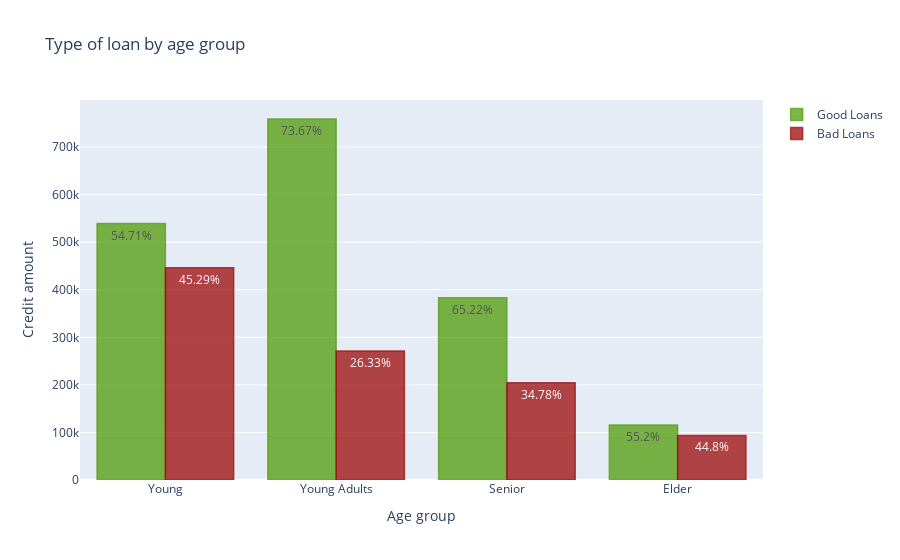

Notebook code cell kept with this figure:
### Code cell
# Lets find loans by age group and by the level of risk and plot them in a bar chart.

# Age Groups
young_good = df['Credit_amount'].loc[(df['Age_Group'] == 'Young') & (df['Risk'] == 'good')].sum()
young_bad = df['Credit_amount'].loc[(df['Age_Group'] == 'Young') & (df['Risk'] == 'bad')].sum()
young_adult_good = df['Credit_amount'].loc[(df['Age_Group'] == 'Young Adults') & (df['Risk'] == 'good')].sum()
young_adult_bad = df['Credit_amount'].loc[(df['Age_Group'] == 'Young Adults') & (df['Risk'] == 'bad')].sum()
senior_good = df['Credit_amount'].loc[(df['Age_Group'] == 'Senior') & (df['Risk'] == 'good')].sum()
senior_bad = df['Credit_amount'].loc[(df['Age_Group'] == 'Senior') & (df['Risk'] == 'bad')].sum()
elder_good = df['Credit_amount'].loc[(df['Age_Group'] == 'Elder') & (df['Risk'] == 'good')].sum()
elder_bad = df['Credit_amount'].loc[(df['Age_Group'] == 'Elder') & (df['Risk'] == 'bad')].sum()

# Percentages
young_good_p = young_good/(young_good + young_bad) * 100
young_bad_p = young_bad/(young_good + young_bad) * 100
young_adult_good_p = young_adult_good/(young_adult_good + young_adult_bad) * 100
young_adult_bad_p = young_adult_bad/(young_adult_good + young_adult_bad) * 100
senior_good_p = senior_good/(senior_good + senior_bad) * 100
senior_bad_p =  senior_bad/(senior_good + senior_bad) * 100
elder_good_p = elder_good/(elder_good + elder_bad) * 100
elder_bad_p = elder_bad/(elder_good + elder_bad) * 100

# Round Percentages
young_good_p = str(round(young_good_p, 2))
young_bad_p = str(round(young_bad_p, 2))
young_adult_good_p = str(round(young_adult_good_p, 2))
young_adult_bad_p = str(round(young_adult_bad_p, 2))
senior_good_p = str(round(senior_good_p, 2))
senior_bad_p = str(round(senior_bad_p, 2))
elder_good_p = str(round(elder_good_p, 2))
elder_bad_p = str(round(elder_bad_p, 2))

x = ["Young", "Young Adults", "Senior", "Elder"]

good_loans = go.Bar(
    x=x,
    y=[young_good, young_adult_good, senior_good, elder_good],
    name="Good Loans",
    text=[young_good_p + '%', young_adult_good_p + '%', senior_good_p + '%', elder_good_p + '%'],
    textposition = 'auto',
    marker=dict(
        color='rgba(76, 153, 0, 0.8)',
        line=dict(
            color='rgba(76, 153, 0, 0.8)',
            width=1.5),
        ),
    opacity=0.9
)

bad_loans =  go.Bar(
    x=x,
    y=[young_bad, young_adult_bad, senior_bad, elder_bad],
    name="Bad Loans",
    text=[young_bad_p + '%', young_adult_bad_p + '%', senior_bad_p + '%', elder_bad_p + '%'],
    textposition = 'auto',
    marker=dict(
        color='rgba(153, 0, 0, 0.8)',
        line=dict(
            color='rgba(153, 0, 0, 0.8)',
            width=1.5),
        ),
    opacity=0.9
)

data = [good_loans, bad_loans]

layout = dict(
    title="Type of loan by age group", 
    xaxis = dict(title="Age group"),
    yaxis= dict(title="Credit amount")
)

fig = dict(data=data, layout=layout)

iplot(fig, filename='grouped-bar-direct-labels')

### Figure 1 — Plotly figure (JSON) as saved in the notebook; plotly's stock layout.template omitted (floating-point values rounded to 4 significant figures)
{"data": [{"marker": {"color": "rgba(76, 153, 0, 0.8)", "line": {"color": "rgba(76, 153, 0, 0.8)", "width": 1.5}}, "name": "Good Loans", "opacity": 0.9, "text": ["54.71%", "73.67%", "65.22%", "55.2%"], "textposition": "auto", "type": "bar", "x": ["Young", "Young Adults", "Senior", "Elder"], "y": [539176, 759138, 383291, 115626]}, {"marker": {"color": "rgba(153, 0, 0, 0.8)", "line": {"color": "rgba(153, 0, 0, 0.8)", "width": 1.5}}, "name": "Bad Loans", "opacity": 0.9, "text": ["45.29%", "26.33%", "34.78%", "44.8%"], "textposition": "auto", "type": "bar", "x": ["Young", "Young Adults", "Senior", "Elder"], "y": [446396, 271389, 204419, 93835]}], "layout": {"title": {"text": "Type of loan by age group"}, "xaxis": {"title": {"text": "Age group"}}, "yaxis": {"title": {"text": "Credit amount"}}}}
